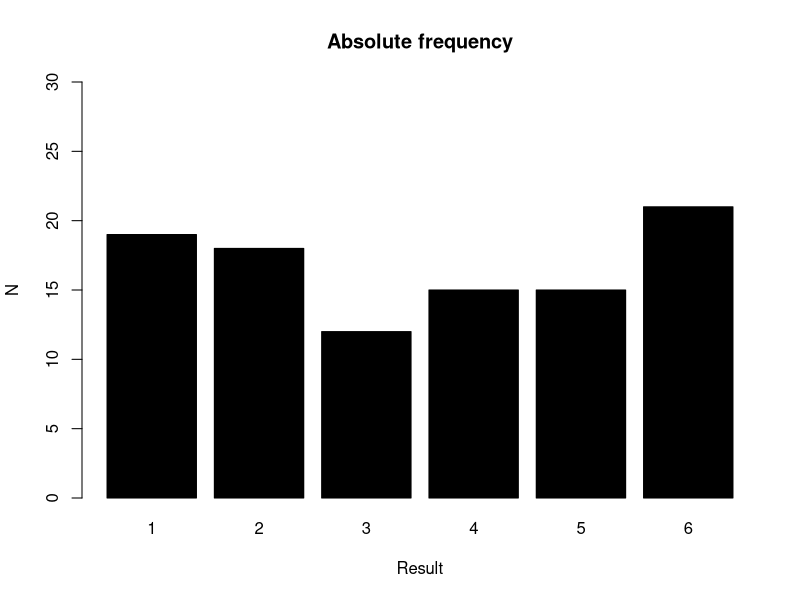
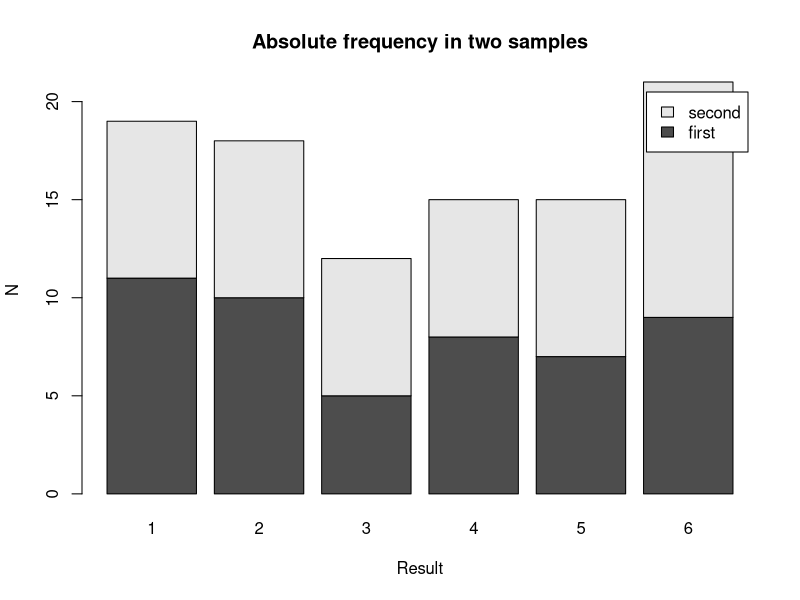
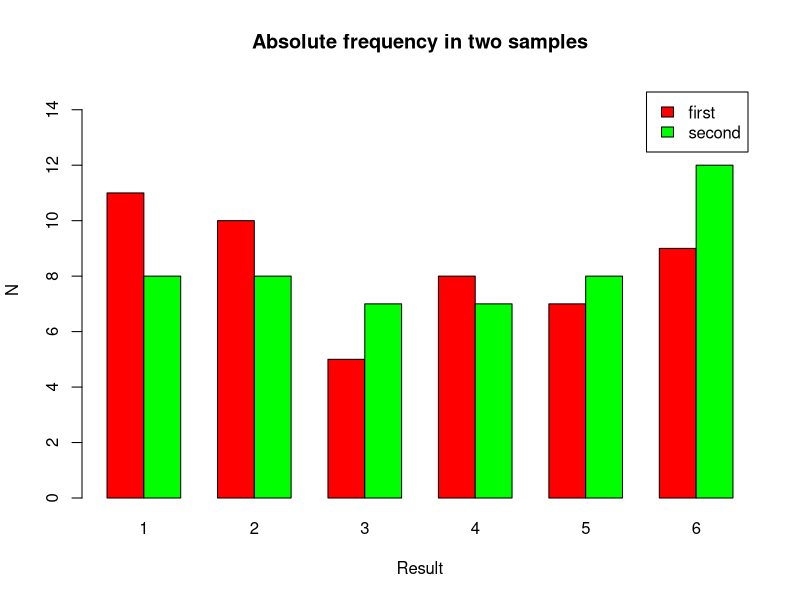
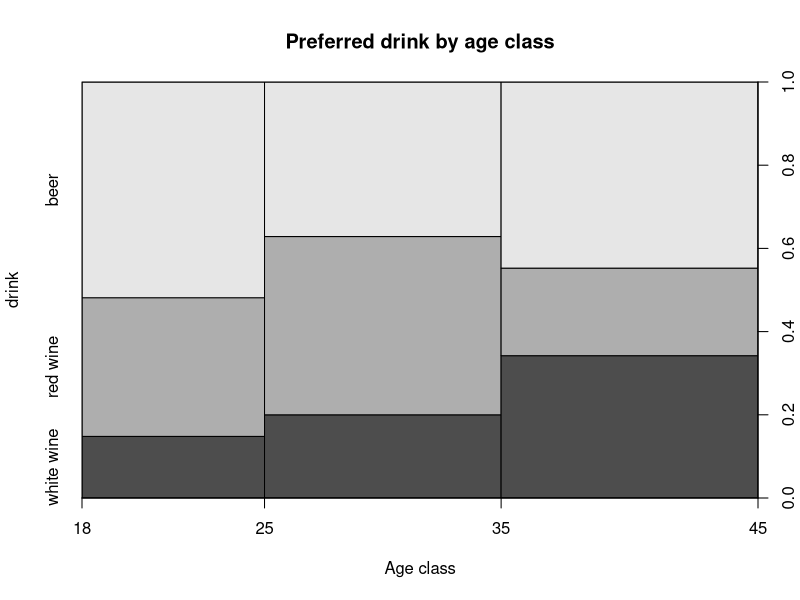
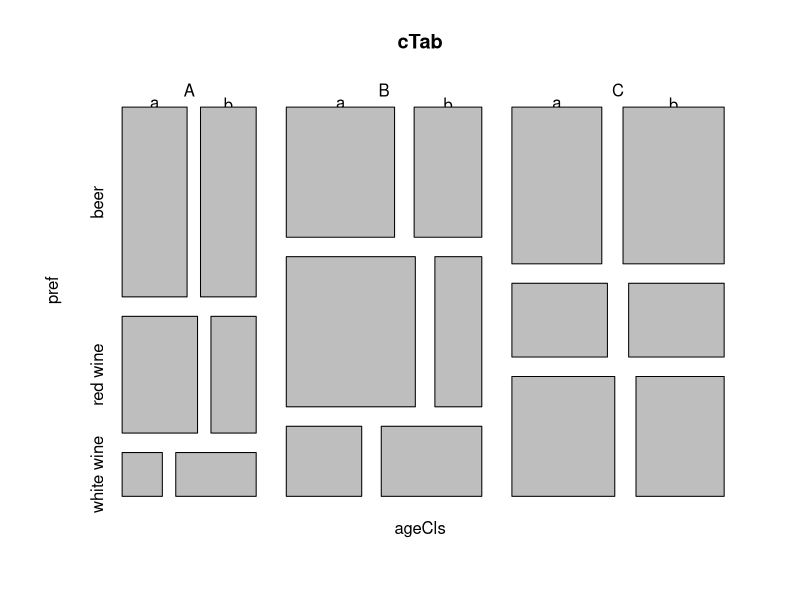
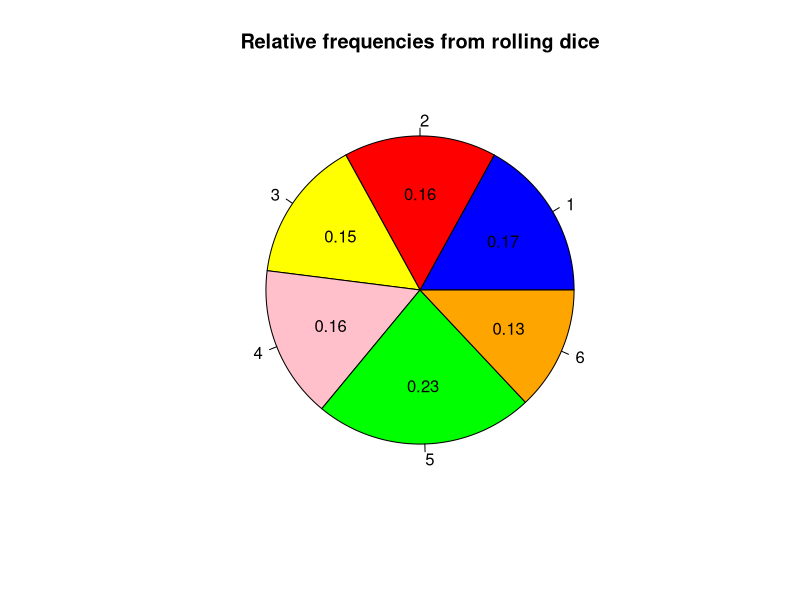
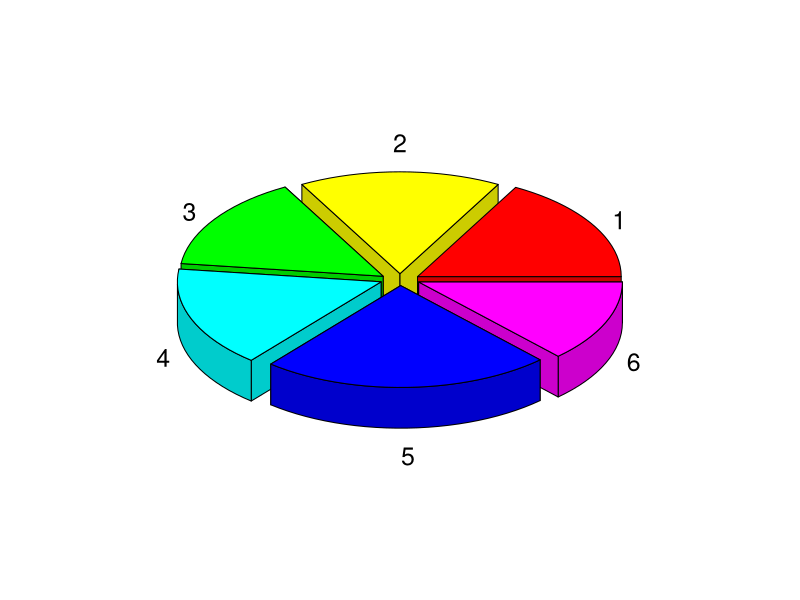
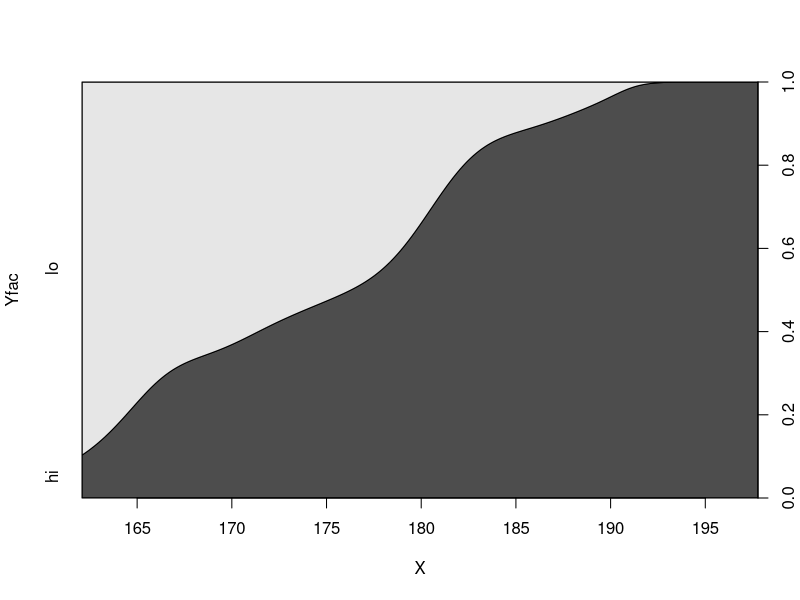

The R source for these figures, in order:
## ---- chunk 1
wants <- c("plotrix")
has   <- wants %in% rownames(installed.packages())
if(any(!has)) install.packages(wants[!has])
## ---- chunk 2
set.seed(1.234)
dice  <- sample(1:6, 100, replace=TRUE)
(dTab <- table(dice))
## ---- chunk 3
barplot(dTab, ylim=c(0, 30), xlab="Result", ylab="N", col="black",
        main="Absolute frequency")
## ---- chunk 4
roll1   <- dice[1:50]
roll2   <- dice[51:100]
rollAll <- rbind(table(roll1), table(roll2))
rownames(rollAll) <- c("first", "second"); rollAll

barplot(rollAll, beside=FALSE, legend.text=TRUE, xlab="Result", ylab="N",
        main="Absolute frequency in two samples")
## ---- chunk 5
barplot(rollAll, beside=TRUE, ylim=c(0, 15), col=c("red", "green"),
        legend.text=TRUE, xlab="Result", ylab="N",
        main="Absolute frequency in two samples")
## ---- chunk 6
N      <- 100
age    <- sample(18:45, N, replace=TRUE)
drinks <- c("beer", "red wine", "white wine")
pref   <- factor(sample(drinks, N, replace=TRUE))
xRange <- round(range(age), -1) + c(-10, 10)
lims   <- c(18, 25, 35, 45)
spineplot(x=age, y=pref, xlab="Age class", ylab="drink", breaks=lims,
          main="Preferred drink by age class")
## ---- chunk 7
ageCls <- cut(age, breaks=lims, labels=LETTERS[1:(length(lims)-1)])
group  <- factor(sample(letters[1:2], N, replace=TRUE))
cTab   <- table(ageCls, pref, group)
mosaicplot(cTab, cex.axis=1)
## ---- chunk 8
dice <- sample(1:6, 100, replace=TRUE)
dTab <- table(dice)
pie(dTab, col=c("blue", "red", "yellow", "pink", "green", "orange"),
    main="Relative frequencies from rolling dice")

dTabFreq <- prop.table(dTab)
textRad  <- 0.5
angles   <- dTabFreq * 2 * pi
csAngles <- cumsum(angles)
csAngles <- csAngles - angles/2
textX    <- textRad * cos(csAngles)
textY    <- textRad * sin(csAngles)
text(x=textX, y=textY, labels=dTabFreq)
## ---- chunk 9
library(plotrix)
pie3D(dTab, theta=pi/4, explode=0.1, labels=names(dTab))
## ---- chunk 10
N    <- 100
X    <- rnorm(N, 175, 7)
Y    <- 0.5*X + rnorm(N, 0, 6)
Yfac <- cut(Y, breaks=c(-Inf, median(Y), Inf), labels=c("lo", "hi"))
myDf <- data.frame(X, Yfac)
## ---- chunk 11
cdplot(Yfac ~ X, data=myDf)
## ---- chunk 12
try(detach(package:plotrix))
